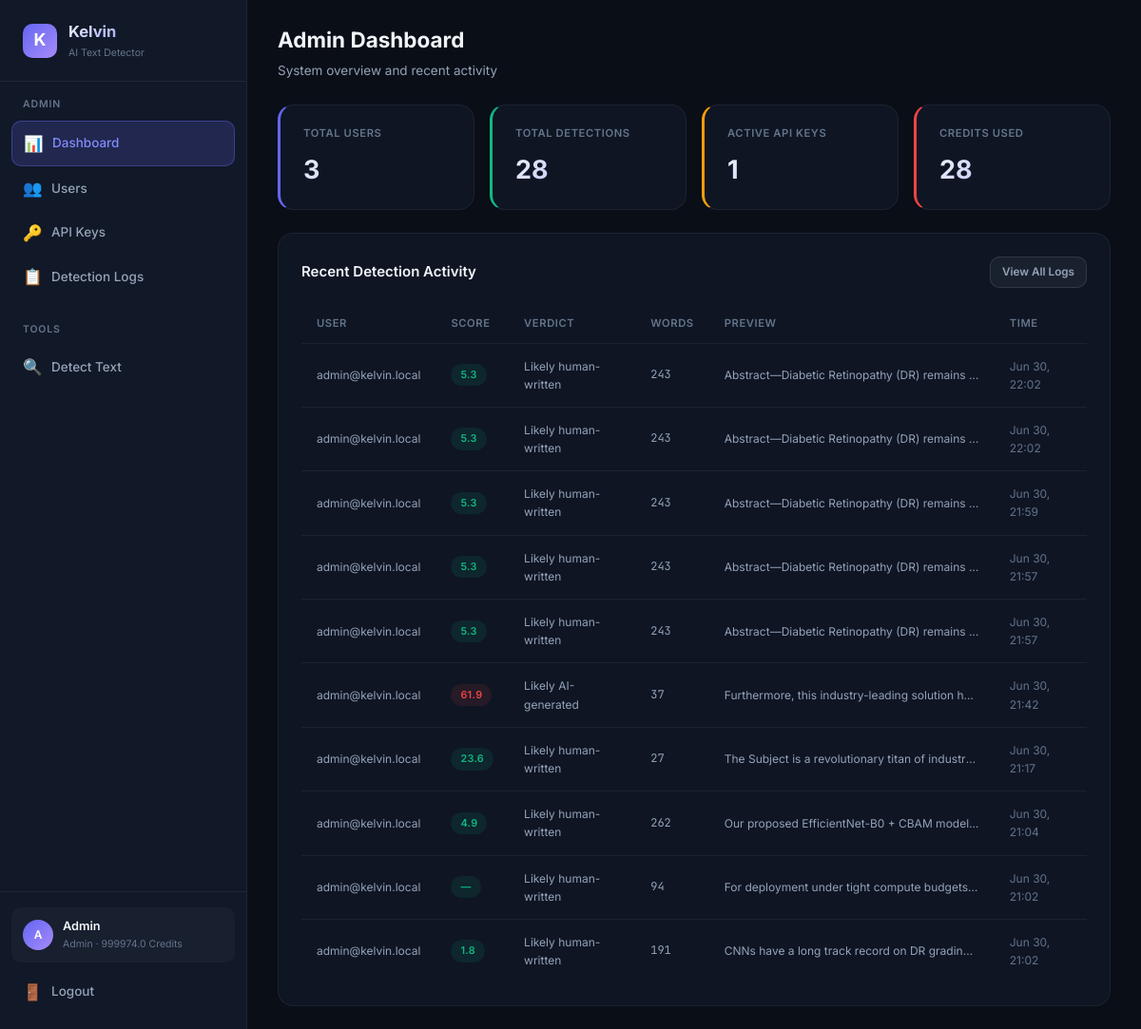
The app's page /admin/dashboard (signed in), older data.
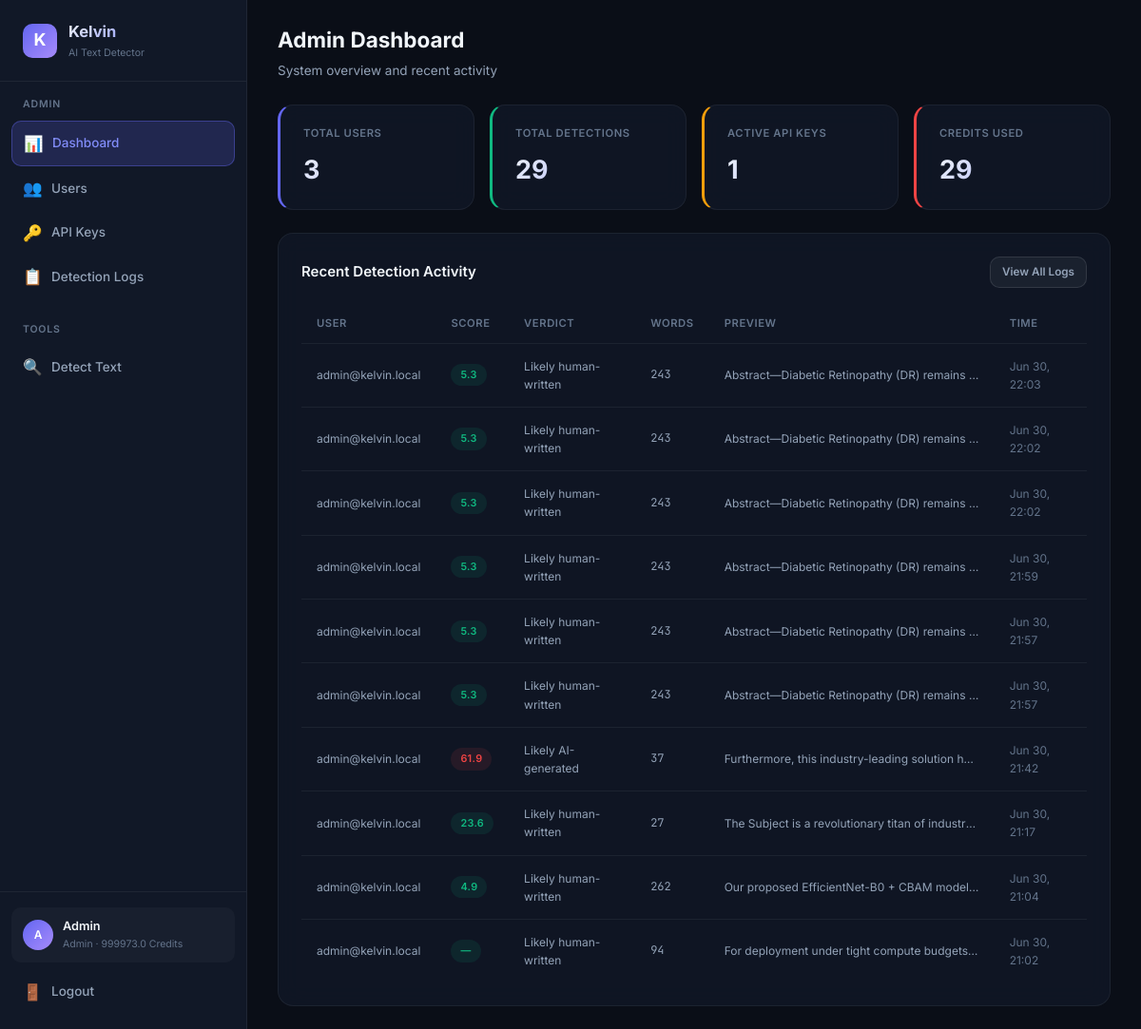
The same page, newer data.
### database.py (models this page shows, shortened)
class User(Base):
    __tablename__ = "users"
    id = Column(Integer, primary_key=True, autoincrement=True)
    email = Column(String(255), unique=True, nullable=False, index=True)
    password_hash = Column(String(255), nullable=False)
    display_name = Column(String(100), nullable=False)
    role = Column(String(20), nullable=False, default="user")  # "admin" or "user"
    balance = Column(Float, nullable=False, default=100.0)
    is_active = Column(Boolean, nullable=False, default=True)
    created_at = Column(DateTime, nullable=False, default=datetime.utcnow)
    api_keys = relationship("APIKeyRecord", back_populates="user", lazy="dynamic")
    detection_logs = relationship("DetectionLog", back_populates="user", lazy="dynamic")
    transactions = relationship("BalanceTransaction", back_populates="user", lazy="dynamic")

class DetectionLog(Base):
    __tablename__ = "detection_logs"
    id = Column(Integer, primary_key=True, autoincrement=True)
    user_id = Column(Integer, ForeignKey("users.id"), nullable=False, index=True)
    api_key_id = Column(Integer, ForeignKey("api_keys.id"), nullable=True)
    input_text = Column(Text, nullable=False)
    output_json = Column(Text, nullable=False)  # JSON string
    score = Column(Float, nullable=True)
    verdict = Column(String(50), nullable=True)
    model_used = Column(String(30), nullable=True)
    cost = Column(Float, nullable=False, default=1.0)
    word_count = Column(Integer, nullable=True)
    ip_address = Column(String(45), nullable=True)
    created_at = Column(DateTime, nullable=False, default=datetime.utcnow)
    user = relationship("User", back_populates="detection_logs")
    api_key = relationship("APIKeyRecord", back_populates="detection_logs")
    __table_args__ = (
        Index("idx_logs_user_created", "user_id", "created_at"),
    )

### detect-ai.py (the view)
@app.get("/admin/dashboard", response_class=HTMLResponse)
async def admin_dashboard(request: Request, db: Session = Depends(get_db_session)):
    _require_admin_web(request, db)
    total_users = db.query(func.count(User.id)).scalar()
    total_requests = db.query(func.count(DetectionLog.id)).scalar()
    active_keys = db.query(func.count(APIKeyRecord.id)).filter(APIKeyRecord.is_revoked == False).scalar()
    total_credits = db.query(func.sum(DetectionLog.cost)).scalar() or 0
    recent_logs = db.query(DetectionLog).order_by(desc(DetectionLog.created_at)).limit(10).all()
    for log in recent_logs:
        u = db.query(User).filter(User.id == log.user_id).first()
        log.user_email = u.email if u else "unknown"
    return _render(request, db, "admin/dashboard.html", total_users=total_users, total_requests=total_requests, active_keys=active_keys, total_credits=total_credits, recent_logs=recent_logs)

### templates/admin/dashboard.html (shortened to what this page needs)
{% extends "base.html" %}
{% set active_page = 'admin-dashboard' %}
{% block page_header %}
<div class="page-header">
    <h2>Admin Dashboard</h2>
    <p>System overview and recent activity</p>
</div>
{% endblock %}
{% block content %}
<div class="stats-grid">
    <div class="stat-card accent">
        <div class="stat-label">Total Users</div>
        <div class="stat-value">{{ total_users }}</div>
    </div>
    <div class="stat-card green">
        <div class="stat-label">Total Detections</div>
        <div class="stat-value">{{ total_requests }}</div>
    </div>
    <div class="stat-card yellow">
        <div class="stat-label">Active API Keys</div>
        <div class="stat-value">{{ active_keys }}</div>
    </div>
    <div class="stat-card red">
        <div class="stat-label">Credits Used</div>
        <div class="stat-value">{{ total_credits | round(0) | int }}</div>
    </div>
</div>
<div class="card">
    <div class="card-header">
        <h3>Recent Detection Activity</h3>
        <a href="/admin/logs" class="btn btn-secondary btn-sm">View All Logs</a>
    </div>
    {% if recent_logs %}
    <div class="table-container">
        <table>
            <thead>
                <tr>
                    <th>User</th>
                    <th>Score</th>
                    <th>Verdict</th>
                    <th>Words</th>
                    <th>Preview</th>
                    <th>Time</th>
                </tr>
            </thead>
            <tbody>
                {% for log in recent_logs %}
                <tr>
                    <td class="text-sm">{{ log.user_email }}</td>
                    <td>
                        <span class="badge {% if log.score and log.score >= 60 %}badge-red{% elif log.score and log.score >= 30 %}badge-yellow{% else %}badge-green{% endif %}">
                            {{ log.score | round(1) if log.score else '—' }}
                        </span>
                    </td>
                    <td class="text-sm">{{ log.verdict or '—' }}</td>
                    <td class="text-mono text-sm">{{ log.word_count or '—' }}</td>
                    <td class="truncate text-sm">{{ log.input_text[:60] }}{% if log.input_text|length > 60 %}...{% endif %}</td>
                    <td class="text-sm text-muted">{{ log.created_at.strftime('%b %d, %H:%M') if log.created_at else '—' }}</td>
                </tr>
                {% endfor %}
            </tbody>
        </table>
    </div>
    {% else %}
    <div class="empty-state">
        <div class="empty-icon">📊</div>
        <h3>No activity yet</h3>
    </div>
    {% endif %}
</div>
{% endblock %}

### templates/base.html (shortened to what this page needs)
<!DOCTYPE html>
<html lang="en">
<head>
    <link rel="stylesheet" href="/static/css/style.css?v=6">
</head>
<body>
    {% block body %}
    <div class="app-layout">
        <aside class="sidebar">
            <div class="sidebar-brand">
                <div class="brand-icon">K</div>
                <div>
                    <h1>Kelvin</h1>
                    <div class="brand-version">AI Text Detector</div>
                </div>
            </div>
            <nav class="sidebar-nav">
                {% if user and user.role == 'admin' %}
                <div class="nav-section">
                    <div class="nav-section-title">Admin</div>
                    <a href="/admin/dashboard" class="nav-link {% if active_page == 'admin-dashboard' %}active{% endif %}">
                        <span class="nav-icon">📊</span> Dashboard
                    </a>
                    <a href="/admin/users" class="nav-link {% if active_page == 'admin-users' %}active{% endif %}">
                        <span class="nav-icon">👥</span> Users
                    </a>
                    <a href="/admin/keys" class="nav-link {% if active_page == 'admin-keys' %}active{% endif %}">
                        <span class="nav-icon">🔑</span> API Keys
                    </a>
                    <a href="/admin/logs" class="nav-link {% if active_page == 'admin-logs' %}active{% endif %}">
                        <span class="nav-icon">📋</span> Detection Logs
                    </a>
                </div>
                <div class="nav-section">
                    <div class="nav-section-title">Tools</div>
                    <a href="/dashboard/detect" class="nav-link {% if active_page == 'detect' %}active{% endif %}">
                        <span class="nav-icon">🔍</span> Detect Text
                    </a>
                </div>
                {% endif %}
            </nav>
            {% if user %}
            <div class="sidebar-footer">
                <div class="sidebar-user">
                    <div class="user-avatar">{{ user.display_name[0] | upper }}</div>
                    <div class="user-info">
                        <div class="user-name">{{ user.display_name }}</div>
                        <div class="user-role">{{ user.role }} · {{ user.balance | round(1) }} credits</div>
                    </div>
                </div>
                <a href="/logout" class="nav-link" style="margin-top: 8px;">
                    <span class="nav-icon">🚪</span> Logout
                </a>
            </div>
            {% endif %}
        </aside>
        <main class="main-content">
            {% block page_header %}{% endblock %}
            <div class="page-body">
                {% block content %}{% endblock %}
            </div>
        </main>
    </div>
    {% endblock %}
</body>
</html>

Row changes from the older to the newer data that the page shows:
no longer on this page (row unchanged): DetectionLog: user_email "admin@kelvin.local", score "1.8", verdict "Likely human-written", word_count "191", input_text "CNNs have a long track record on DR gradin…", created_at "Jun 30, 21:02"
changed User "Admin": balance "999974.0" → "999973.0"
added DetectionLog: user_email "admin@kelvin.local", score "5.3", verdict "Likely human-written", word_count "243", input_text "Abstract—Diabetic Retinopathy (DR) remains…", created_at "Jun 30, 22:03"
Text that changed along with them:
{{ total_requests }}: "28" → "29"
{{ total_credits | round(0) | int }}: "28" → "29"
